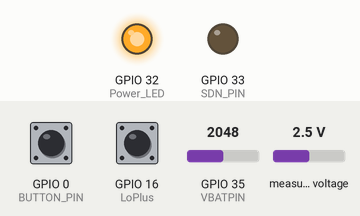
Recording of a sketch running on a simulated ESP32. On the bench: output pins drawn as LEDs (lit = HIGH). The test bench sets the inputs (shaded band); at power-on: GPIO 0 (BUTTON_PIN) HIGH, GPIO 16 (LoPlus) HIGH, GPIO 35 (VBATPIN) = 2048, measured voltage 2.5 V (analog values on the 0–4095 scale). WiFi joins after 1.5 s; servers stay silent unless stated; the local clock reads 2024-03-15 10:24:30 at power-on unless the sketch sets it; no MQTT or app messages arrive unless stated; what the sketch prints to the serial monitor is not drawn.

Above: at 0.1 s.
At 1.0 s:
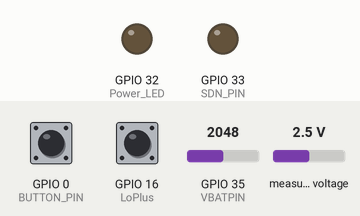
At 2.85 s:
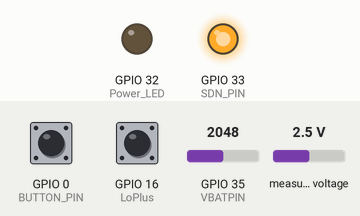
Timing chart, 0 to 4.5 s (numbered marks = the images above):
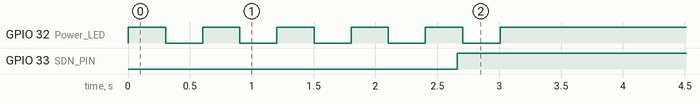

Measured:
- by itself, GPIO 32 (Power_LED): alternates HIGH for 0.30 s and LOW for 0.30 s, 10 changes in all, then stays HIGH
- by itself, GPIO 33 (SDN_PIN): LOW → HIGH at 2.7 s

The sketch:

EKG_LOLIN32_V5.2.ino
```cpp
// =============================
// Include Required Libraries
// =============================
#include <Wire.h>
#include <Adafruit_ADS1X15.h>
#include <WiFi.h>
#include <PubSubClient.h>
#include <esp_sleep.h>
#include "driver/gpio.h"

// =====================
// Configuration Macros
// =====================
#define ENABLE_WIFI_MQTT
#define deviceNumber 1 // define device Number

// ============================
// WiFi & MQTT Configuration
// ============================
#ifdef ENABLE_WIFI_MQTT
#define WIFI_SSID "DimaAlpha"
#define WIFI_PASSWORD "Qwerty**21***79"
//#define MQTT_BROKER "192.168.178.44" // Pi 2
//#define MQTT_BROKER "192.168.178.104" // Pi 4
#define MQTT_BROKER "192.168.178.40" // Pi 4_V2
//#define WIFI_SSID "EKG_Wlan"
//#define WIFI_PASSWORD "EKG_2025"
//#define MQTT_BROKER "192.168.1.101" //EKG_WLAN
#define MQTT_PORT 1883
String mqttTopic = "ecg/device" + String(deviceNumber);
WiFiClient espClient;
PubSubClient client(espClient);
#endif

// ==================
// Global Variables
// ==================
Adafruit_ADS1115 ads;

TaskHandle_t ledFlasherHandle;
unsigned long lastSampleMicros = 0;
unsigned long startTimestamp = 0;
unsigned long lastStatusSentMillis = 0;
const unsigned long statusIntervalMillis = 30000; // 30 seconds

unsigned long lastNtpSyncMillis = 0;
const unsigned long ntpSyncInterval = 10L * 60L * 1000L;
time_t startUtcTimestamp = 0;

bool setupComplete = false;

// Retry counters for connection attempts
int wifiRetries = 0;
int mqttRetries = 0;
const int MAX_RETRIES = 10;

// ============================
// Pin & Hardware Definitions
// ============================
#define BUTTON_PIN 0
#define LoPlus 16
#define LoMinus 17
#define SDN_PIN 33
#define Power_LED 32
#define VBATPIN 35
#define VBAT_DIVIDER 2.1 // Voltage divider factor influences battery percentage%

#define VBAT_MIN 3.3
#define VBAT_MAX 4.1
#define BATTERY_SMOOTHING 10
#define ENABLE_STATUS_SENDING true  // Disable sending of status. to increase sampling rate

// =====================
// Filter Coefficients
// =====================
float hp_b[] = {0.995566, -1.991132, 0.995566};
float hp_a[] = {1.0, -1.991114, 0.991153};
float hp_x[3] = {0}, hp_y[3] = {0};

float lp_b[] = {0.206572, 0.413145, 0.206572};
float lp_a[] = {1.0, -0.369527, 0.195814};
float lp_x[3] = {0}, lp_y[3] = {0};

// ========================
// Setup Function
// ========================
void setup() {
    xTaskCreatePinnedToCore(ledFlasherTask, "LEDFLASH", 1000, NULL, 1, &ledFlasherHandle, 1);

    Serial.begin(115200);

    analogReadResolution(12);
    analogSetAttenuation(ADC_11db);

    pinMode(Power_LED, OUTPUT);
    pinMode(LoPlus, INPUT);
    pinMode(LoMinus, INPUT);
    pinMode(BUTTON_PIN, INPUT_PULLUP);
    pinMode(SDN_PIN, OUTPUT);

    gpio_hold_dis(GPIO_NUM_33);

    Wire.begin(26, 27);
    Wire.setClock(400000);
    if (!ads.begin()) {
        Serial.println("Failed to initialize ADS1115.");
        while (1);
    }
    ads.setGain(GAIN_TWOTHIRDS);
    ads.setDataRate(RATE_ADS1115_475SPS); // Run faster so the process isn’t blocked. Result is ~250 Hz
    ads.startADCReading(ADS1X15_REG_CONFIG_MUX_SINGLE_0, true); // start on A0
    Serial.println("ADS1115 initialized successfully.");

    if (esp_sleep_get_wakeup_cause() == ESP_SLEEP_WAKEUP_EXT0) {
        Serial.println("Woke up from deep sleep.");
        digitalWrite(Power_LED, HIGH);
        digitalWrite(SDN_PIN, HIGH);
    } else {
        Serial.println("Powering on normally.");
        digitalWrite(Power_LED, LOW);
        digitalWrite(SDN_PIN, LOW);
    }

    esp_sleep_enable_ext0_wakeup(static_cast<gpio_num_t>(BUTTON_PIN), 0);

#ifdef ENABLE_WIFI_MQTT
    if (!connectToWiFi()) enterDeepSleep();
    client.setServer(MQTT_BROKER, MQTT_PORT);
    client.setBufferSize(1024);
    if (!connectToMQTT()) enterDeepSleep();

    configTime(0, 0, "pool.ntp.org");
    Serial.println("Warte auf NTP-Zeit...");
    time_t now = time(nullptr);
    while (now < 100000) {
        delay(100);
        now = time(nullptr);
    }
    Serial.println("NTP-Zeit empfangen.");
    lastNtpSyncMillis = millis();
#endif

    // ============================
    // Battery pre-fill: call getBatteryPercentage 10 times
    // ============================
    Serial.println("Initial battery measurement...");
    for (int i = 0; i < 10; i++) {
        float bat = getBatteryPercentage();
        Serial.printf("Initial battery check %d: %.1f%%\n", i+1, bat);
        delay(100); // leicht verzögert
    }

    setupComplete = true;
    delay(100);
    digitalWrite(Power_LED, HIGH);
}

// ===========================================
// Main Loop - Sample & Send Live
// ===========================================
void loop() {
    bool padsConnected = (digitalRead(LoPlus) == LOW && digitalRead(LoMinus) == LOW);

    unsigned long now = micros();
    digitalWrite(SDN_PIN, HIGH);

if (startTimestamp == 0) {
    startTimestamp = micros();
    startUtcTimestamp = time(nullptr);
}

int16_t adcReading = ads.readADC_SingleEnded(0);
float voltage = adcReading * 0.125;

float hp_filtered = applyFilter(voltage, hp_b, hp_a, hp_x, hp_y);
float lp_filtered = applyFilter(hp_filtered, lp_b, lp_a, lp_x, lp_y);

// Send this ECG sample immediately
#ifdef ENABLE_WIFI_MQTT
String payload = "{";
payload += "\"device\":\"ECG-" + String(deviceNumber) + "\",";
payload += "\"sample_ts\":" + String(micros() - startTimestamp) + ",";
payload += "\"start_utc\":" + String((unsigned long)startUtcTimestamp) + ",";
payload += "\"ecg\":" + String(lp_filtered, 3);
payload += "}";

client.publish(mqttTopic.c_str(), payload.c_str());
#endif

//Serial.println(lp_filtered); // Optional debug output


    // Button Press → Deep Sleep
    if (digitalRead(BUTTON_PIN) == LOW) {
        Serial.println("Button pressed! Preparing for deep sleep...");
        enterDeepSleep();
    }

#ifdef ENABLE_WIFI_MQTT
    if (WiFi.status() != WL_CONNECTED && !connectToWiFi()) enterDeepSleep();
    if (!client.connected() && !connectToMQTT()) enterDeepSleep();
    client.loop();

    // Send status every 30 seconds
    if (ENABLE_STATUS_SENDING && (millis() - lastStatusSentMillis > statusIntervalMillis)) {
        lastStatusSentMillis = millis();

        float battery = getBatteryPercentage();
        bool padsConnectedNow = (digitalRead(LoPlus) == LOW && digitalRead(LoMinus) == LOW);

        String statusPayload = "{";
        statusPayload += "\"device\":\"ECG-" + String(deviceNumber) + "\",";
        statusPayload += "\"battery\":" + String(battery, 1) + ",";
        statusPayload += "\"pads_connected\":" + String(padsConnectedNow ? "true" : "false") + ",";
        statusPayload += "\"start_utc\":" + String((unsigned long)startUtcTimestamp);
        statusPayload += "}";

        client.publish((mqttTopic + "/status").c_str(), statusPayload.c_str());

        //Serial.println("Status message sent over MQTT.");
}


    // Resync NTP if needed
    if (millis() - lastNtpSyncMillis > ntpSyncInterval) {
        Serial.println("Resynchronizing NTP...");
        configTime(0, 0, "pool.ntp.org");
        lastNtpSyncMillis = millis();
    }
#endif
}

// ===========================
// Filter Function
// ===========================
float applyFilter(float input, float *b, float *a, float *x, float *y) {
    x[2] = x[1]; x[1] = x[0]; x[0] = input;
    y[2] = y[1]; y[1] = y[0];
    y[0] = b[0]*x[0] + b[1]*x[1] + b[2]*x[2] - a[1]*y[1] - a[2]*y[2];
    return y[0];
}

// ===========================
// Battery Monitoring
// ===========================
float getBatteryPercentage() {
    static float readings[BATTERY_SMOOTHING] = {0};
    static int idx = 0;
    static float sum = 0;

    int raw = analogRead(VBATPIN);
    float voltage = (raw / 4095.0) * 3.3 * VBAT_DIVIDER;
    float percent = constrain(((voltage - VBAT_MIN) / (VBAT_MAX - VBAT_MIN)) * 100.0, 0, 100);

    sum -= readings[idx];
    readings[idx] = percent;
    sum += readings[idx];
    idx = (idx + 1) % BATTERY_SMOOTHING;

    return static_cast<int>(sum / BATTERY_SMOOTHING);
}


// ===========================
// Enter Deep Sleep
// ===========================
void enterDeepSleep() {
    Serial.flush();
    pinMode(LoPlus, INPUT_PULLUP);
    pinMode(LoMinus, INPUT_PULLUP);
    digitalWrite(Power_LED, LOW);
    digitalWrite(SDN_PIN, LOW);
    gpio_hold_en(GPIO_NUM_33);
    gpio_deep_sleep_hold_en();
    delay(1000);
    esp_deep_sleep_start();
}

// ===========================
// WiFi & MQTT Functions
// ===========================
#ifdef ENABLE_WIFI_MQTT
bool connectToWiFi() {
    Serial.print("Connecting to WiFi...");
    WiFi.begin(WIFI_SSID, WIFI_PASSWORD);
    while (WiFi.status() != WL_CONNECTED) {
        Serial.print(".");
        delay(500);
        if (++wifiRetries >= MAX_RETRIES) return false;
    }
    Serial.println("\nWiFi connected!");
    Serial.println(WiFi.localIP());
    return true;
}

bool connectToMQTT() {
    while (!client.connected()) {
        Serial.print("Connecting to MQTT...");
        String clientId = "ECGClient-" + String(deviceNumber);
        if (client.connect(clientId.c_str())) {
            Serial.println("Connected!");
            mqttRetries = 0;
            return true;
        }
        Serial.printf("Failed (rc=%d), retrying...\n", client.state());
        delay(5000);
        if (++mqttRetries >= MAX_RETRIES) return false;
    }
    return false;
}
#endif

// ===========================
// LED Flasher Task
// ===========================
void ledFlasherTask(void *pvParameters) {
    while (!setupComplete) {
        digitalWrite(Power_LED, HIGH);
        vTaskDelay(300 / portTICK_PERIOD_MS);
        digitalWrite(Power_LED, LOW);
        vTaskDelay(300 / portTICK_PERIOD_MS);
    }
    digitalWrite(Power_LED, HIGH); // solid ON after setup
    vTaskDelete(NULL);
}
```
